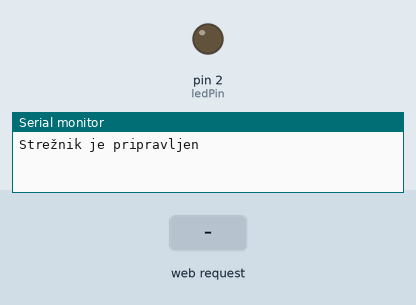
Bench run of a sketch on a simulated Arduino Uno, built for the host (arithmetic inside an expression is 32-bit, double 64-bit). On the bench: output pins drawn as LEDs (lit = HIGH), the last lines printed to the serial monitor. Dashed ring = blinking. Inputs (shaded band) come from the test bench. WiFi joins after 1.5 s; servers stay silent unless stated.

Above: at 1.2 s.
1.3 s: HTTP request GET /SLOW_BLINK received
At 2.1 s:
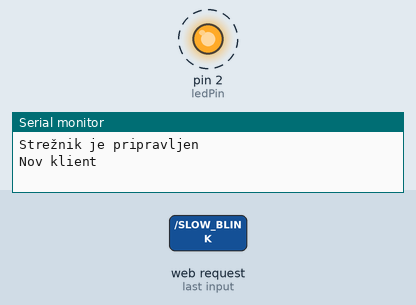
Timing chart, 0 to 10.3 s (numbered marks = the images above; inputs shaded):
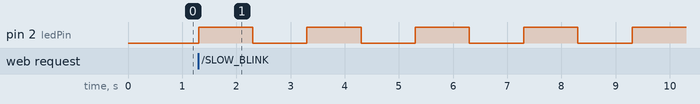

The sketch:

domaci_streznik.ino
```cpp
#include <SPI.h>
#include <Ethernet.h>

// Nastavitve MAC in IP naslova
byte mac[] = { 0xDE, 0xAD, 0xBE, 0xEF, 0xFE, 0x27 };
IPAddress ip(10, 8, 128, 43);

// Inicializacija strežnika
EthernetServer server(80);

// Definicija pina za LED
const int ledPin = 2;

void setup() {
  // Začetek Ethernet povezave
  Ethernet.begin(mac, ip);
  server.begin();

  // Nastavitev LED pina kot izhod
  pinMode(ledPin, OUTPUT);

  Serial.begin(9600);
  Serial.println("Strežnik je pripravljen");
}

void loop() {
  // Sprejemanje novih klientov
  EthernetClient client = server.available();
  if (client) {
    Serial.println("Nov klient");
    boolean currentLineIsBlank = true;
    String request = "";

    while (client.connected()) {
      if (client.available()) {
        char c = client.read();
        request += c;

        if (c == '\n' && currentLineIsBlank) {
          // HTTP odgovor
          client.println("HTTP/1.1 200 OK");
          client.println("Content-Type: text/html");
          client.println();
          client.println("<!DOCTYPE HTML>");
          client.println("<html>");
          client.println("<head><title>Vklopi/Izklopi LED</title>");
          client.println("<style>");
          client.println("body { font-family: Arial, sans-serif; display: flex; justify-content: center; align-items: center; height: 100vh; background-color: #f0f8ff; margin: 0; }");
          client.println("h1 { color: #4682b4; }");
          client.println("button { padding: 10px 20px; margin: 10px; background-color: #4682b4; color: white; border: none; cursor: pointer; }");
          client.println("button:hover { background-color: #5a9bd3; }");
          client.println(".container { text-align: center; }");
          client.println("</style></head>");
          client.println("<body>");
          client.println("<div class=\"container\">");
          client.println("<h1>Vklopi/Izklopi LED</h1>");
          client.println("<a href=\"/LED_ON\"><button>Vklopi LED</button></a>");
          client.println("<a href=\"/LED_OFF\"><button>Izklopi LED</button></a>");
          client.println("<a href=\"/SLOW_BLINK\"><button>Pocasno utripanje</button></a>");
          client.println("<a href=\"/FAST_BLINK\"><button>Hitro utripanje</button></a>");
          client.println("</div>");
          client.println("</body>");
          client.println("</html>");
          break;
        }

        if (c == '\n') {
          currentLineIsBlank = true;
        } else if (c != '\r') {
          currentLineIsBlank = false;
        }
      }
    }

    // Branje HTTP glave
    if (request.indexOf("GET /LED_ON") != -1) {
      digitalWrite(ledPin, HIGH);  // Vklop LED
      Serial.println("LED vklopljena");
    }
    if (request.indexOf("GET /LED_OFF") != -1) {
      digitalWrite(ledPin, LOW);   // Izklop LED
      Serial.println("LED izklopljena");
    }
    if (request.indexOf("GET /SLOW_BLINK") != -1) {
      for (int i = 0; i < 10; i++) {
        digitalWrite(ledPin, HIGH);
        delay(1000);
        digitalWrite(ledPin, LOW);
        delay(1000);
      }
      Serial.println("Pocasno utripanje");
    }
    if (request.indexOf("GET /FAST_BLINK") != -1) {
      for (int i = 0; i < 20; i++) {
        digitalWrite(ledPin, HIGH);
        delay(200);
        digitalWrite(ledPin, LOW);
        delay(200);
      }
      Serial.println("Hitro utripanje");
    }
    delay(1);
    client.stop();
    Serial.println("Klient prekinil povezavo");
  }
}
```

Measured:
- after the input at 1.3 s, pin 2 (ledPin): alternates HIGH for 1.0 s and LOW for 1.0 s, starting at once
